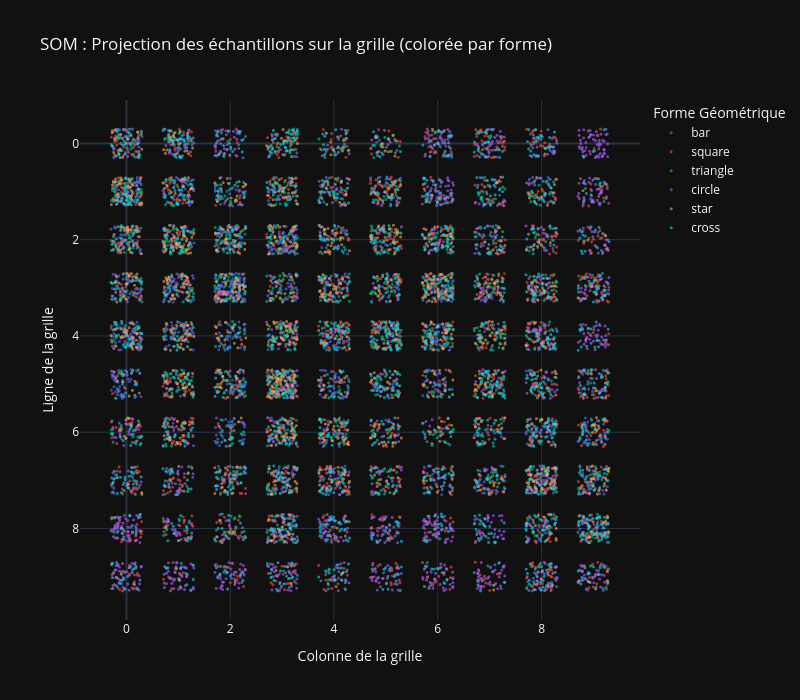

Source (notebook cell):
### Markdown cell above
## 9. Projection 2D colorée par forme

Chaque échantillon est placé à la position de son BMU sur la grille, coloré par sa forme réelle. Si la SOM préserve la topologie, les formes similaires devraient se regrouper.

### Code cell
rng = np.random.default_rng(42)
bmu_coords = model.C[latent.array]
jitter = rng.uniform(-0.3, 0.3, size=bmu_coords.shape)
coords_jittered = bmu_coords + jitter

shape_names = [class_names[lbl] for lbl in shape_labels]

fig = px.scatter(
    x=coords_jittered[:, 1],
    y=coords_jittered[:, 0],
    color=shape_names,
    color_discrete_sequence=px.colors.qualitative.Plotly,
    labels=dict(x="Colonne de la grille", y="Ligne de la grille", color="Forme Géométrique"),
    title="SOM : Projection des échantillons sur la grille (colorée par forme)"
)
fig.update_layout(
    width=800, height=700,
    template="plotly_dark",
    yaxis=dict(autorange="reversed")
)
fig.update_traces(marker=dict(size=3, opacity=0.6))
fig.show()

### Figure 1 — Plotly figure (JSON) as saved in the notebook; plotly's stock layout.template omitted (floating-point values rounded to 4 significant figures; data arrays with more than 128 entries replaced by an {"elided": "..."} marker saying what was removed)
{"data": [{"hovertemplate": "Forme Géométrique=bar<br>Colonne de la grille=%{x}<br>Ligne de la grille=%{y}<extra></extra>", "legendgroup": "bar", "marker": {"color": "#636EFA", "opacity": 0.6, "size": 3, "symbol": "circle"}, "mode": "markers", "name": "bar", "showlegend": true, "type": "scattergl", "x": {"elided": "1667 float values"}, "xaxis": "x", "y": {"elided": "1667 float values"}, "yaxis": "y"}, {"hovertemplate": "Forme Géométrique=square<br>Colonne de la grille=%{x}<br>Ligne de la grille=%{y}<extra></extra>", "legendgroup": "square", "marker": {"color": "#EF553B", "opacity": 0.6, "size": 3, "symbol": "circle"}, "mode": "markers", "name": "square", "showlegend": true, "type": "scattergl", "x": {"elided": "1666 float values"}, "xaxis": "x", "y": {"elided": "1666 float values"}, "yaxis": "y"}, {"hovertemplate": "Forme Géométrique=triangle<br>Colonne de la grille=%{x}<br>Ligne de la grille=%{y}<extra></extra>", "legendgroup": "triangle", "marker": {"color": "#00CC96", "opacity": 0.6, "size": 3, "symbol": "circle"}, "mode": "markers", "name": "triangle", "showlegend": true, "type": "scattergl", "x": {"elided": "1695 float values"}, "xaxis": "x", "y": {"elided": "1695 float values"}, "yaxis": "y"}, {"hovertemplate": "Forme Géométrique=circle<br>Colonne de la grille=%{x}<br>Ligne de la grille=%{y}<extra></extra>", "legendgroup": "circle", "marker": {"color": "#AB63FA", "opacity": 0.6, "size": 3, "symbol": "circle"}, "mode": "markers", "name": "circle", "showlegend": true, "type": "scattergl", "x": {"elided": "1662 float values"}, "xaxis": "x", "y": {"elided": "1662 float values"}, "yaxis": "y"}, {"hovertemplate": "Forme Géométrique=star<br>Colonne de la grille=%{x}<br>Ligne de la grille=%{y}<extra></extra>", "legendgroup": "star", "marker": {"color": "#FFA15A", "opacity": 0.6, "size": 3, "symbol": "circle"}, "mode": "markers", "name": "star", "showlegend": true, "type": "scattergl", "x": {"elided": "1628 float values"}, "xaxis": "x", "y": {"elided": "1628 float values"}, "yaxis": "y"}, {"hovertemplate": "Forme Géométrique=cross<br>Colonne de la grille=%{x}<br>Ligne de la grille=%{y}<extra></extra>", "legendgroup": "cross", "marker": {"color": "#19D3F3", "opacity": 0.6, "size": 3, "symbol": "circle"}, "mode": "markers", "name": "cross", "showlegend": true, "type": "scattergl", "x": {"elided": "1682 float values"}, "xaxis": "x", "y": {"elided": "1682 float values"}, "yaxis": "y"}], "layout": {"height": 700, "legend": {"title": {"text": "Forme Géométrique"}, "tracegroupgap": 0}, "title": {"text": "SOM : Projection des échantillons sur la grille (colorée par forme)"}, "width": 800, "xaxis": {"anchor": "y", "domain": [0, 1], "title": {"text": "Colonne de la grille"}}, "yaxis": {"anchor": "x", "autorange": "reversed", "domain": [0, 1], "title": {"text": "Ligne de la grille"}}}}
